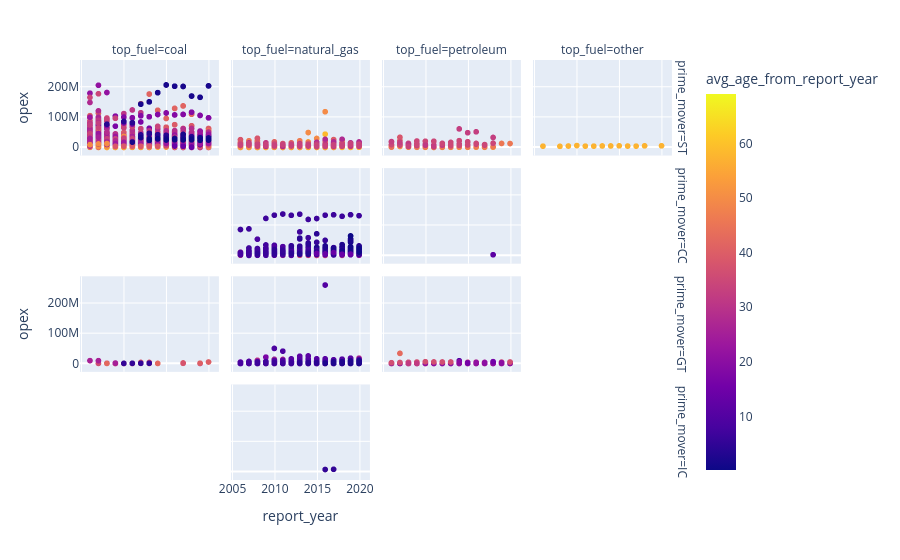

Source (notebook cell):
### Code cell
fig_1 = px.scatter(df, x="report_year", y="opex", color="avg_age_from_report_year", facet_col="top_fuel",facet_row="prime_mover")
fig_1.show()

### Figure 1 — Plotly figure (JSON) as saved in the notebook; plotly's stock layout.template omitted (floating-point values rounded to 4 significant figures; data arrays with more than 128 entries replaced by an {"elided": "..."} marker saying what was removed)
{"data": [{"hovertemplate": "prime_mover=ST<br>top_fuel=coal<br>report_year=%{x}<br>opex=%{y}<br>avg_age_from_report_year=%{marker.color}<extra></extra>", "legendgroup": "", "marker": {"color": {"elided": "5402 float values"}, "coloraxis": "coloraxis", "symbol": "circle"}, "mode": "markers", "name": "", "showlegend": false, "type": "scattergl", "x": {"elided": "5402 int values"}, "xaxis": "x13", "y": {"elided": "5402 float values"}, "yaxis": "y13"}, {"hovertemplate": "prime_mover=ST<br>top_fuel=natural_gas<br>report_year=%{x}<br>opex=%{y}<br>avg_age_from_report_year=%{marker.color}<extra></extra>", "legendgroup": "", "marker": {"color": {"elided": "1630 float values"}, "coloraxis": "coloraxis", "symbol": "circle"}, "mode": "markers", "name": "", "showlegend": false, "type": "scattergl", "x": {"elided": "1630 int values"}, "xaxis": "x14", "y": {"elided": "1630 float values"}, "yaxis": "y14"}, {"hovertemplate": "prime_mover=ST<br>top_fuel=petroleum<br>report_year=%{x}<br>opex=%{y}<br>avg_age_from_report_year=%{marker.color}<extra></extra>", "legendgroup": "", "marker": {"color": [45.58, 45.58, 44.75, 41.25, 43.32, 43.32, 43.09, 42.34, 42.71, 42.71, 52.86, 54.67, 54.67, 54.67, 54.67, 54.67, 48.09, 48.09, 48.09, 48.09, 48.09, 51.38, 51.38, 59.09, 64.83, 64.83, 57.34, 56.17, 56.17, 55.5, 55.5, 55.5, 55.5, 55.5, 55.5, 55.5, 55.5, 55.5, 55.5, 54.5, 54.5, 54.5, 54.5, 54.5, 54.5, 54.5, 54.5, 54.5, 54.5, 54.5, 47.5, 47.5, 47.5, 47.5, 47.5, 47.5, 47.5, 47.5, 47.5, 47.5, 47.5, 34.5, 34.5, 34.5, 34.5, 34.5, 34.5, 34.5, 34.5, 34.5, 34.5, 47.0, 47.0, 47.0, 47.0, 52.08, 39.92, 41.17, 34.59, 34.59, 34.59, 34.59, 34.59, 34.59, 34.59, 34.59, 34.59, 34.59, 34.59, 34.59, 45.32, 36.59, 36.59, 36.59, 36.59, 36.59, 36.59, 36.59, 36.59, 36.59, 36.59, 36.59, 36.59, 34.75, 33.58, 34.17, 34.17, 37.09, 37.09, 37.09, 37.09, 37.09, 37.09, 37.09, 36.75, 36.75, 32.75, 34.75, 34.75, 35.75], "coloraxis": "coloraxis", "symbol": "circle"}, "mode": "markers", "name": "", "showlegend": false, "type": "scattergl", "x": [2009, 2010, 2010, 2010, 2006, 2007, 2009, 2009, 2006, 2007, 2006, 2008, 2009, 2010, 2011, 2014, 2008, 2009, 2010, 2011, 2014, 2006, 2007, 2010, 2009, 2011, 2011, 2010, 2011, 2008, 2010, 2011, 2012, 2013, 2014, 2015, 2016, 2017, 2018, 2008, 2009, 2010, 2011, 2012, 2013, 2014, 2015, 2016, 2017, 2018, 2008, 2009, 2010, 2011, 2012, 2013, 2014, 2015, 2016, 2017, 2018, 2008, 2009, 2010, 2011, 2012, 2013, 2014, 2015, 2016, 2017, 2006, 2007, 2019, 2020, 2006, 2007, 2009, 2008, 2009, 2010, 2011, 2012, 2013, 2014, 2015, 2016, 2017, 2018, 2019, 2006, 2008, 2009, 2010, 2011, 2012, 2013, 2014, 2015, 2016, 2017, 2018, 2019, 2010, 2010, 2007, 2008, 2006, 2007, 2008, 2009, 2013, 2014, 2015, 2008, 2009, 2008, 2006, 2007, 2008], "xaxis": "x15", "y": [3027000.0, 2468000.0, 2468000.0, 4000000.0, 18560798, 23107817, 1235000.0, 1235000.0, 6750000.0, 8200000.0, 4163000.0, 1509000.0, 1195000.0, 1369000.0, 1552000.0, 912400.0, 2828000.0, 2239000.0, 2566000.0, 2908000.0, 1710000.0, 4036000.0, 3394000.0, 2824000.0, 1678000.0, 1810000.0, 1628000.0, 1781000.0, 1628000.0, 935900.0, 589600.0, 228300.0, 579700.0, 625000.0, 923800.0, 679700.0, 891025, 629400.0, 1113700, 935900.0, 523200.0, 589600.0, 228300.0, 579700.0, 625000.0, 923800.0, 679700.0, 891025, 629400.0, 1113700, 2126000.0, 1189000.0, 1340000.0, 518700.0, 1317000.0, 1420000.0, 2099000.0, 1544000.0, 2024000.0, 1430000.0, 2530000.0, 11840000.0, 6618000.0, 7458000.0, 2888000.0, 7333000.0, 7905000.0, 11680000.0, 8597000.0, 11270000.0, 7960000.0, 963300.0, 11790000.0, 13358199, 13104399, 1735514, 33700000.0, 13150000.0, 3384000.0, 12830000.0, 9964000.0, 8037000.0, 9113000.0, 6927000.0, 61600000.0, 49000000.0, 51980000.0, 9085000.0, 33210000.0, null, 2411000.0, 13670000.0, 21380000.0, 20670000.0, 20670000.0, 13730000.0, 16920000.0, 22630000.0, 19010000.0, 13560000.0, 9586000.0, 14020000.0, null, 7703000.0, 7703000.0, 11620000.0, 11860000.0, 9599457, 7954613, 9576578, 9856668, 5755085, 7111211, 8581363, 9855297, 10070442, 9855297, 19559454, 16815755, 4377000.0], "yaxis": "y15"}, {"hovertemplate": "prime_mover=ST<br>top_fuel=other<br>report_year=%{x}<br>opex=%{y}<br>avg_age_from_report_year=%{marker.color}<extra></extra>", "legendgroup": "", "marker": {"color": [58.02, 58.02, 58.02, 58.02, 58.02, 58.02, 58.02, 58.02, 58.02, 58.02, 58.02, 58.02, 58.02], "coloraxis": "coloraxis", "symbol": "circle"}, "mode": "markers", "name": "", "showlegend": false, "type": "scattergl", "x": [2006, 2008, 2009, 2010, 2011, 2012, 2013, 2014, 2015, 2016, 2017, 2018, 2020], "xaxis": "x16", "y": [4407000.0, 3757000.0, 4783112, 6318000.0, 4490000.0, 4502000.0, 5028000.0, 5047000.0, 5422000.0, 4747000.0, 4483000.0, 5420000.0, 5476000.0], "yaxis": "y16"}, {"hovertemplate": "prime_mover=CC<br>top_fuel=natural_gas<br>report_year=%{x}<br>opex=%{y}<br>avg_age_from_report_year=%{marker.color}<extra></extra>", "legendgroup": "", "marker": {"color": {"elided": "953 float values"}, "coloraxis": "coloraxis", "symbol": "circle"}, "mode": "markers", "name": "", "showlegend": false, "type": "scattergl", "x": {"elided": "953 int values"}, "xaxis": "x10", "y": {"elided": "953 float values"}, "yaxis": "y10"}, {"hovertemplate": "prime_mover=CC<br>top_fuel=petroleum<br>report_year=%{x}<br>opex=%{y}<br>avg_age_from_report_year=%{marker.color}<extra></extra>", "legendgroup": "", "marker": {"color": [12.41], "coloraxis": "coloraxis", "symbol": "circle"}, "mode": "markers", "name": "", "showlegend": false, "type": "scattergl", "x": [2018], "xaxis": "x11", "y": [2411000.0], "yaxis": "y11"}, {"hovertemplate": "prime_mover=GT<br>top_fuel=coal<br>report_year=%{x}<br>opex=%{y}<br>avg_age_from_report_year=%{marker.color}<extra></extra>", "legendgroup": "", "marker": {"color": [39.11, 39.11, 40.17, 40.17, 18.09, 36.67, 36.67, 25.73, 26.23, 26.23, 44.34, 35.34, 40.71, 40.71, 40.71, 40.71, 40.71, 35.5, 35.5, 37.28, 37.28, 37.28, 36.5, 36.5, 36.5, 42.86, 42.67, 42.67, 38.17, 32.92, 25.95, 25.95, 6.128, 6.128, 6.128, 6.128, 6.128], "coloraxis": "coloraxis", "symbol": "circle"}, "mode": "markers", "name": "", "showlegend": false, "type": "scattergl", "x": [2012, 2013, 2011, 2012, 2008, 2007, 2009, 2019, 2006, 2007, 2010, 2011, 2012, 2013, 2017, 2019, 2020, 2009, 2010, 2009, 2010, 2011, 2009, 2010, 2011, 2008, 2013, 2014, 2017, 2009, 2009, 2013, 2009, 2010, 2011, 2012, 2013], "xaxis": "x5", "y": [3449000.0, 3432000.0, 545800.0, 315900.0, 645700.0, 192000.0, 90100.0, 126500.0, 9430000.0, 9329000.0, 165005, 178600.0, 704700.0, 796000.0, 1717498, 833700.0, 4880000.0, 113000.0, 86390.0, 96650.0, 94470.0, 81170.0, 63010.0, 29640.0, 11730.0, 220800.0, 22470.0, 98320.0, 550000.0, 137000.0, 1333000.0, 1056000.0, null, 272500.0, 588000.0, 599700.0, 815000.0], "yaxis": "y5"}, {"hovertemplate": "prime_mover=GT<br>top_fuel=natural_gas<br>report_year=%{x}<br>opex=%{y}<br>avg_age_from_report_year=%{marker.color}<extra></extra>", "legendgroup": "", "marker": {"color": {"elided": "1763 float values"}, "coloraxis": "coloraxis", "symbol": "circle"}, "mode": "markers", "name": "", "showlegend": false, "type": "scattergl", "x": {"elided": "1763 int values"}, "xaxis": "x6", "y": {"elided": "1763 float values"}, "yaxis": "y6"}, {"hovertemplate": "prime_mover=GT<br>top_fuel=petroleum<br>report_year=%{x}<br>opex=%{y}<br>avg_age_from_report_year=%{marker.color}<extra></extra>", "legendgroup": "", "marker": {"color": {"elided": "319 float values"}, "coloraxis": "coloraxis", "symbol": "circle"}, "mode": "markers", "name": "", "showlegend": false, "type": "scattergl", "x": {"elided": "319 int values"}, "xaxis": "x7", "y": {"elided": "319 float values"}, "yaxis": "y7"}, {"hovertemplate": "prime_mover=IC<br>top_fuel=natural_gas<br>report_year=%{x}<br>opex=%{y}<br>avg_age_from_report_year=%{marker.color}<extra></extra>", "legendgroup": "", "marker": {"color": [5.087, 5.087], "coloraxis": "coloraxis", "symbol": "circle"}, "mode": "markers", "name": "", "showlegend": false, "type": "scattergl", "x": [2016, 2017], "xaxis": "x2", "y": [6581000.0, 7147000.0], "yaxis": "y2"}], "layout": {"annotations": [{"font": {}, "showarrow": false, "text": "top_fuel=coal", "x": 0.115, "xanchor": "center", "xref": "paper", "y": 1, "yanchor": "bottom", "yref": "paper"}, {"font": {}, "showarrow": false, "text": "top_fuel=natural_gas", "x": 0.365, "xanchor": "center", "xref": "paper", "y": 1, "yanchor": "bottom", "yref": "paper"}, {"font": {}, "showarrow": false, "text": "top_fuel=petroleum", "x": 0.615, "xanchor": "center", "xref": "paper", "y": 1, "yanchor": "bottom", "yref": "paper"}, {"font": {}, "showarrow": false, "text": "top_fuel=other", "x": 0.865, "xanchor": "center", "xref": "paper", "y": 1, "yanchor": "bottom", "yref": "paper"}, {"font": {}, "showarrow": false, "text": "prime_mover=IC", "textangle": 90, "x": 0.98, "xanchor": "left", "xref": "paper", "y": 0.1138, "yanchor": "middle", "yref": "paper"}, {"font": {}, "showarrow": false, "text": "prime_mover=GT", "textangle": 90, "x": 0.98, "xanchor": "left", "xref": "paper", "y": 0.3712, "yanchor": "middle", "yref": "paper"}, {"font": {}, "showarrow": false, "text": "prime_mover=CC", "textangle": 90, "x": 0.98, "xanchor": "left", "xref": "paper", "y": 0.6288, "yanchor": "middle", "yref": "paper"}, {"font": {}, "showarrow": false, "text": "prime_mover=ST", "textangle": 90, "x": 0.98, "xanchor": "left", "xref": "paper", "y": 0.8862, "yanchor": "middle", "yref": "paper"}], "coloraxis": {"colorbar": {"title": {"text": "avg_age_from_report_year"}}, "colorscale": [[0, "#0d0887"], [0.1111, "#46039f"], [0.2222, "#7201a8"], [0.3333, "#9c179e"], [0.4444, "#bd3786"], [0.5556, "#d8576b"], [0.6667, "#ed7953"], [0.7778, "#fb9f3a"], [0.8889, "#fdca26"], [1, "#f0f921"]]}, "legend": {"tracegroupgap": 0}, "margin": {"t": 60}, "xaxis": {"anchor": "y", "domain": [0, 0.23], "title": {"text": "report_year"}}, "xaxis10": {"anchor": "y10", "domain": [0.25, 0.48], "matches": "x", "showticklabels": false}, "xaxis11": {"anchor": "y11", "domain": [0.5, 0.73], "matches": "x", "showticklabels": false}, "xaxis12": {"anchor": "y12", "domain": [0.75, 0.98], "matches": "x", "showticklabels": false}, "xaxis13": {"anchor": "y13", "domain": [0, 0.23], "matches": "x", "showticklabels": false}, "xaxis14": {"anchor": "y14", "domain": [0.25, 0.48], "matches": "x", "showticklabels": false}, "xaxis15": {"anchor": "y15", "domain": [0.5, 0.73], "matches": "x", "showticklabels": false}, "xaxis16": {"anchor": "y16", "domain": [0.75, 0.98], "matches": "x", "showticklabels": false}, "xaxis2": {"anchor": "y2", "domain": [0.25, 0.48], "matches": "x", "title": {"text": "report_year"}}, "xaxis3": {"anchor": "y3", "domain": [0.5, 0.73], "matches": "x", "title": {"text": "report_year"}}, "xaxis4": {"anchor": "y4", "domain": [0.75, 0.98], "matches": "x", "title": {"text": "report_year"}}, "xaxis5": {"anchor": "y5", "domain": [0, 0.23], "matches": "x", "showticklabels": false}, "xaxis6": {"anchor": "y6", "domain": [0.25, 0.48], "matches": "x", "showticklabels": false}, "xaxis7": {"anchor": "y7", "domain": [0.5, 0.73], "matches": "x", "showticklabels": false}, "xaxis8": {"anchor": "y8", "domain": [0.75, 0.98], "matches": "x", "showticklabels": false}, "xaxis9": {"anchor": "y9", "domain": [0, 0.23], "matches": "x", "showticklabels": false}, "yaxis": {"anchor": "x", "domain": [0, 0.2275], "title": {"text": "opex"}}, "yaxis10": {"anchor": "x10", "domain": [0.515, 0.7425], "matches": "y", "showticklabels": false}, "yaxis11": {"anchor": "x11", "domain": [0.515, 0.7425], "matches": "y", "showticklabels": false}, "yaxis12": {"anchor": "x12", "domain": [0.515, 0.7425], "matches": "y", "showticklabels": false}, "yaxis13": {"anchor": "x13", "domain": [0.7725, 1], "matches": "y", "title": {"text": "opex"}}, "yaxis14": {"anchor": "x14", "domain": [0.7725, 1], "matches": "y", "showticklabels": false}, "yaxis15": {"anchor": "x15", "domain": [0.7725, 1], "matches": "y", "showticklabels": false}, "yaxis16": {"anchor": "x16", "domain": [0.7725, 1], "matches": "y", "showticklabels": false}, "yaxis2": {"anchor": "x2", "domain": [0, 0.2275], "matches": "y", "showticklabels": false}, "yaxis3": {"anchor": "x3", "domain": [0, 0.2275], "matches": "y", "showticklabels": false}, "yaxis4": {"anchor": "x4", "domain": [0, 0.2275], "matches": "y", "showticklabels": false}, "yaxis5": {"anchor": "x5", "domain": [0.2575, 0.485], "matches": "y", "title": {"text": "opex"}}, "yaxis6": {"anchor": "x6", "domain": [0.2575, 0.485], "matches": "y", "showticklabels": false}, "yaxis7": {"anchor": "x7", "domain": [0.2575, 0.485], "matches": "y", "showticklabels": false}, "yaxis8": {"anchor": "x8", "domain": [0.2575, 0.485], "matches": "y", "showticklabels": false}, "yaxis9": {"anchor": "x9", "domain": [0.515, 0.7425], "matches": "y", "title": {"text": "opex"}}}}
